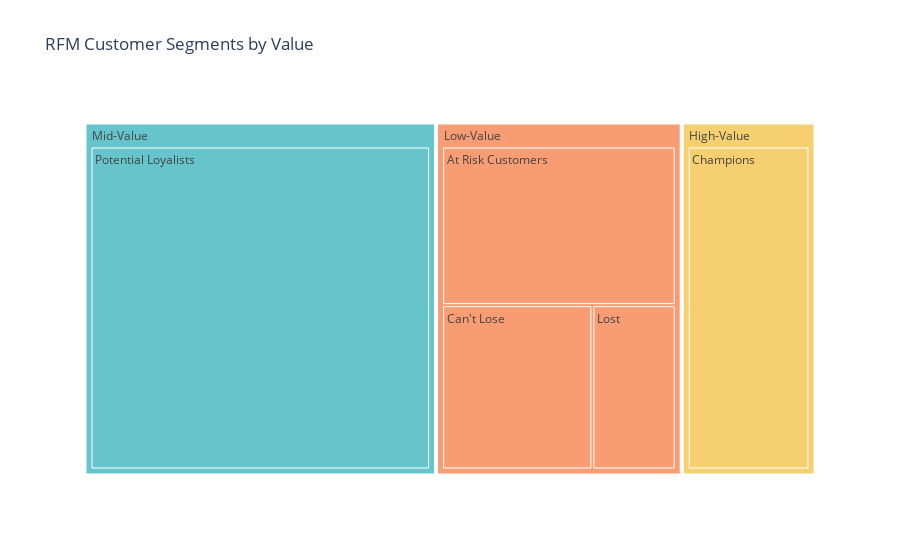

Write notebook code for a chart like this one.
### Code cell
#Now let’s analyze the distribution of customers across different RFM customer segments within each value segment:
segment_product_counts = data.groupby(['Value Segment', 'RFM Customer Segments']).size().reset_index(name='Count')

segment_product_counts = segment_product_counts.sort_values('Count', ascending=False)

fig_treemap_segment_product = px.treemap(segment_product_counts, 
                                         path=['Value Segment', 'RFM Customer Segments'], 
                                         values='Count',
                                         color='Value Segment', color_discrete_sequence=px.colors.qualitative.Pastel,
                                         title='RFM Customer Segments by Value')
fig_treemap_segment_product.show()

#This is an interactive visualization, so you will get more insights about each segment after clicking on the segment.

### Figure 1 — Plotly figure (JSON) as saved in the notebook; plotly's stock layout.template omitted (floating-point values rounded to 4 significant figures)
{"data": [{"branchvalues": "total", "customdata": [["Mid-Value"], ["High-Value"], ["Low-Value"], ["Mid-Value"], ["High-Value"], ["High-Value"], ["Low-Value"], ["Mid-Value"], ["High-Value"], ["Low-Value"], ["Low-Value"], ["Mid-Value"], ["High-Value"], ["Low-Value"], ["Mid-Value"], ["Low-Value"], ["Mid-Value"], ["High-Value"]], "domain": {"x": [0, 1], "y": [0, 1]}, "hovertemplate": "labels=%{label}<br>Count=%{value}<br>parent=%{parent}<br>id=%{id}<br>Value Segment=%{customdata[0]}<extra></extra>", "ids": ["Mid-Value/At Risk Customers", "High-Value/Lost", "Low-Value/Potential Loyalists", "Mid-Value/Potential Loyalists", "High-Value/Potential Loyalists", "High-Value/At Risk Customers", "Low-Value/Can't Lose", "Mid-Value/Can't Lose", "High-Value/Can't Lose", "Low-Value/Champions", "Low-Value/At Risk Customers", "Mid-Value/Champions", "High-Value/Champions", "Low-Value/Lost", "Mid-Value/Lost", "Low-Value", "Mid-Value", "High-Value"], "labels": ["At Risk Customers", "Lost", "Potential Loyalists", "Potential Loyalists", "Potential Loyalists", "At Risk Customers", "Can't Lose", "Can't Lose", "Can't Lose", "Champions", "At Risk Customers", "Champions", "Champions", "Lost", "Lost", "Low-Value", "Mid-Value", "High-Value"], "marker": {"colors": ["rgb(102, 197, 204)", "rgb(246, 207, 113)", "rgb(248, 156, 116)", "rgb(102, 197, 204)", "rgb(246, 207, 113)", "rgb(246, 207, 113)", "rgb(248, 156, 116)", "rgb(102, 197, 204)", "rgb(246, 207, 113)", "rgb(248, 156, 116)", "rgb(248, 156, 116)", "rgb(102, 197, 204)", "rgb(246, 207, 113)", "rgb(248, 156, 116)", "rgb(102, 197, 204)", "rgb(248, 156, 116)", "rgb(102, 197, 204)", "rgb(246, 207, 113)"]}, "name": "", "parents": ["Mid-Value", "High-Value", "Low-Value", "Mid-Value", "High-Value", "High-Value", "Low-Value", "Mid-Value", "High-Value", "Low-Value", "Low-Value", "Mid-Value", "High-Value", "Low-Value", "Mid-Value", "", "", ""], "type": "treemap", "values": [0, 0, 0, 481, 0, 0, 110, 0, 0, 0, 165, 0, 183, 61, 0, 336, 481, 183]}], "layout": {"legend": {"tracegroupgap": 0}, "title": {"text": "RFM Customer Segments by Value"}, "treemapcolorway": ["rgb(102, 197, 204)", "rgb(246, 207, 113)", "rgb(248, 156, 116)", "rgb(220, 176, 242)", "rgb(135, 197, 95)", "rgb(158, 185, 243)", "rgb(254, 136, 177)", "rgb(201, 219, 116)", "rgb(139, 224, 164)", "rgb(180, 151, 231)", "rgb(179, 179, 179)"]}}
